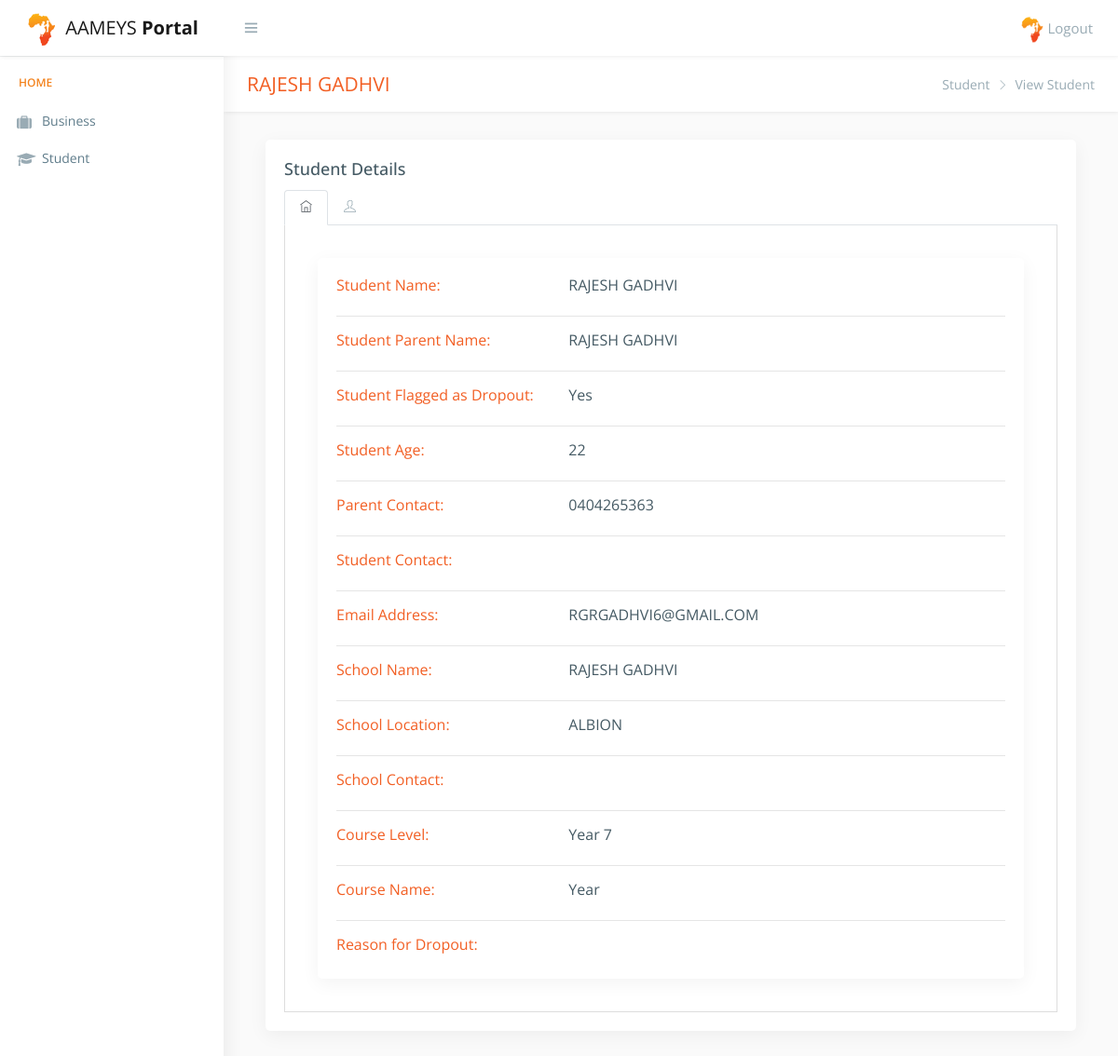
Page /viewstudent.php?id=1 (signed in) on the committed database.
### tables this page shows
CREATE TABLE `student` (
  `stuId` int(200) NOT NULL,
  `UId` int(11) NOT NULL,
  `stuFirstName` varchar(100) NOT NULL,
  `stuLastName` varchar(100) NOT NULL,
  `parentName` varchar(100) NOT NULL,
  `email` varchar(100) DEFAULT NULL,
  `contact` varchar(100) NOT NULL,
  `stuContact` varchar(100) DEFAULT NULL,
  `age` varchar(100) NOT NULL,
  `schoolName` varchar(100) NOT NULL,
  `courseLevel` varchar(100) NOT NULL,
  `courseName` varchar(100) DEFAULT NULL,
  `schoolContact` varchar(100) DEFAULT NULL,
  `schoolLocation` varchar(400) DEFAULT NULL,
  `reasonOfDropout` varchar(500) DEFAULT NULL,
  `flagged` varchar(100) NOT NULL
);

### viewstudent.php (the view, shortened to what this page needs)
<!DOCTYPE html>
<html lang="en">
<?php
include "include/db_config.php";
$id = $_GET['id'];
$query = "SELECT * FROM student WHERE stuId = $id";
$result = mysqli_query($conn,$query);
$row = mysqli_fetch_assoc($result);
$fullName = $row['stuFirstName'] ." ". $row['stuLastName'];
?>
<head>
    <link href="css/lib/bootstrap/bootstrap.css" rel="stylesheet">
    <link href="css/helper.css" rel="stylesheet">
    <link href="css/style.css" rel="stylesheet">
</head>
<body class="fix-header fix-sidebar">
    <div id="main-wrapper">
        <div class="header" style="">
            <?php include "include/top_nav.php"; ?>
        </div>
        <div class="left-sidebar" style="overflow: visible;">
            <?php include "include/side_nav.php"; ?>
        </div>
        <div class="page-wrapper" style="min-height: 157px;">
            <div class="row page-titles">
                <div class="col-md-5 align-self-center">
                    <h3 class="text-primary"><?php echo $fullName?></h3> </div>
                <div class="col-md-7 align-self-center">
                    <ol class="breadcrumb">
                      <li class="breadcrumb-item"><a href="student.php">Student</a></li>
                      <li class="breadcrumb-item active">View Student</li>
                    </ol>
                </div>
            </div>
            <div class="container-fluid">
                      <div class="col-md-12">
                              <div class="card">
                                  <div class="card-body">
                                      <h4 class="card-title">Student Details</h4>
                                      <ul class="nav nav-tabs" role="tablist">
                                        <li class="nav-item"> <a class="nav-link active show" data-toggle="tab" href="#home8" role="tab" aria-selected="true"><span><i class="ti-home"></i></span></a> </li>
                                          <li class="nav-item"> <a class="nav-link" data-toggle="tab" href="#profile8" role="tab" aria-selected="false"><span><i class="ti-user"></i></span></a> </li>
                                      </ul>
                                      <div class="tab-content tabcontent-border">
                                          <div class="tab-pane active show" id="home8" role="tabpanel">
                                                <div class="p-20">
                                                            <div class="col-lg-12">
                                                                <div class="card">
                                                                    <div class="card-body">
                                                                      <div class="row">
                                                                        <div class="col-4"><h5><span class="text-primary">Student Name: </span></h5></div>
                                                                        <div class="col-8"><h5><?php echo $fullName;?></h5></div>
                                                                      </div>
                                                                      <hr/>
                                                                      <div class="row">
                                                                        <div class="col-4"><h5><span class="text-primary">Student Parent Name: </span></h5></div>
                                                                        <div class="col-8"><h5><?php echo $row['parentName'];?></h5></div>
                                                                      </div>
                                                                      <hr/>
                                                                      <div class="row">
                                                                        <div class="col-4"><h5><span class="text-primary">Student Flagged as Dropout: </span></h5></div>
                                                                        <div class="col-8"><h5><?php echo $row['flagged'];?></h5></div>
                                                                      </div>
                                                                      <hr/>
                                                                      <div class="row">
                                                                        <div class="col-4"><h5><span class="text-primary">Student Age:</span></h5></div>
                                                                        <div class="col-8"><h5><?php echo $row['age'];?></h5></div>
                                                                      </div>
                                                                      <hr/>
                                                                      <div class="row">
                                                                        <div class="col-4"><h5><span class="text-primary"> Parent Contact: </span></h5></div>
                                                                        <div class="col-8"><h5><?php echo $row['contact'];?></h5></div>
                                                                      </div>
                                                                      <hr/>
                                                                      <div class="row">
                                                                        <div class="col-4"><h5><span class="text-primary">Student Contact: </span></h5></div>
                                                                        <div class="col-8"><h5><?php echo $row['stuContact'];?></h5></div>
                                                                      </div>
                                                                      <hr/>
                                                                      <div class="row">
                                                                        <div class="col-4"><h5><span class="text-primary">Email Address: </span></h5></div>
                                                                        <div class="col-8"><h5><?php echo $row['email'];?></h5></div>
                                                                      </div>
                                                                      <hr/>
                                                                      <div class="row">
                                                                        <div class="col-4"><h5><span class="text-primary">School Name: </span></h5></div>
                                                                        <div class="col-8"><h5><?php echo $row['schoolName'];?></h5></div>
                                                                      </div>
                                                                      <hr/>
                                                                      <div class="row">
                                                                        <div class="col-4"><h5><span class="text-primary">School Location: </span></h5></div>
                                                                        <div class="col-8"><h5><?php echo $row['schoolLocation'];?></h5></div>
                                                                      </div>
                                                                      <hr/>
                                                                      <div class="row">
                                                                        <div class="col-4"><h5><span class="text-primary">School Contact: </span></h5></div>
                                                                        <div class="col-8"><h5><?php echo $row['schoolContact'];?></h5></div>
                                                                      </div>
                                                                      <hr/>
                                                                      <div class="row">
                                                                        <div class="col-4"><h5><span class="text-primary">Course Level: </span></h5></div>
                                                                        <div class="col-8"><h5><?php echo $row['courseLevel'];?></h5></div>
                                                                      </div>
                                                                      <hr/>
                                                                      <div class="row">
                                                                        <div class="col-4"><h5><span class="text-primary">Course Name: </span></h5></div>
                                                                        <div class="col-8"><h5><?php echo $row['courseName'];?></h5></div>
                                                                      </div>
                                                                      <hr/>
                                                                      <div class="row">
                                                                        <div class="col-4"><h5><span class="text-primary">Reason for Dropout:</span></h5></div>
                                                                        <div class="col-8"><h5><?php echo $row['reasonOfDropout'];?></h5></div>
                                                                      </div>
                                                                    </div>
                                                                </div>
                                                              </div>
                                                </div>
                                          </div>
                                      </div>
                                  </div>
                              </div>
                          </div>
          </div>
        </div>
    </div>
</body>
</html>

### css/helper.css (style rules this page uses)
.p-20 { padding: 20px!important; }

### rows in the picture
student: fullName "RAJESH GADHVI", parentName "RAJESH GADHVI", flagged "Yes", age "22", contact "0404265363", email "RGRGADHVI6@GMAIL.COM", schoolName "RAJESH GADHVI", schoolLocation "ALBION", courseLevel "Year 7", courseName "Year"
